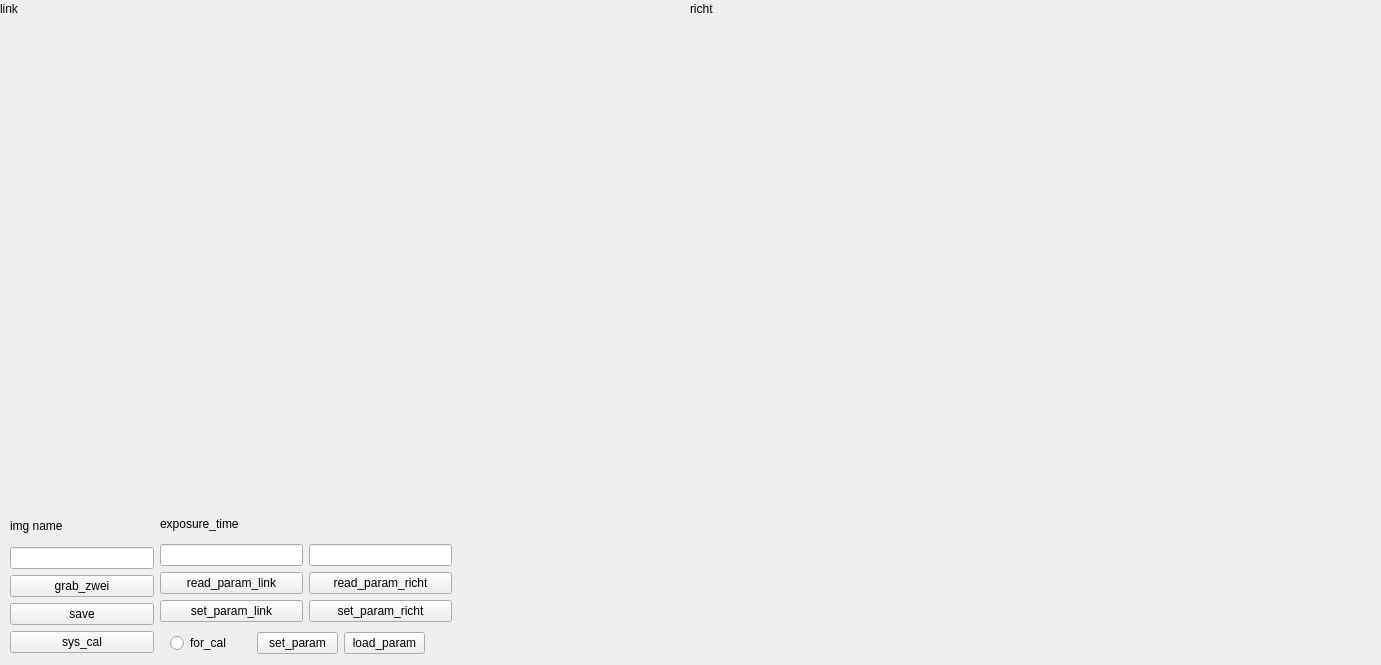
<?xml version="1.0" encoding="UTF-8"?>
<ui version="4.0">
 <class>zwei_construct_win</class>
 <widget class="QWidget" name="zwei_construct_win">
  <property name="geometry">
   <rect>
    <x>0</x>
    <y>0</y>
    <width>1381</width>
    <height>665</height>
   </rect>
  </property>
  <property name="windowTitle">
   <string>Form</string>
  </property>
  <widget class="QWidget" name="layoutWidget">
   <property name="geometry">
    <rect>
     <x>160</x>
     <y>510</y>
     <width>292</width>
     <height>112</height>
    </rect>
   </property>
   <layout class="QGridLayout" name="gridLayout">
    <item row="0" column="0">
     <widget class="QLabel" name="exposure_time">
      <property name="text">
       <string>exposure_time</string>
      </property>
     </widget>
    </item>
    <item row="1" column="0">
     <widget class="QLineEdit" name="exposure_time_link"/>
    </item>
    <item row="1" column="1">
     <widget class="QLineEdit" name="exposure_time_richt"/>
    </item>
    <item row="2" column="0">
     <widget class="QPushButton" name="read_param_link">
      <property name="text">
       <string>read_param_link</string>
      </property>
     </widget>
    </item>
    <item row="2" column="1">
     <widget class="QPushButton" name="read_param_richt">
      <property name="text">
       <string>read_param_richt</string>
      </property>
     </widget>
    </item>
    <item row="3" column="0">
     <widget class="QPushButton" name="set_param_link">
      <property name="text">
       <string>set_param_link</string>
      </property>
     </widget>
    </item>
    <item row="3" column="1">
     <widget class="QPushButton" name="set_param_richt">
      <property name="text">
       <string>set_param_richt</string>
      </property>
     </widget>
    </item>
   </layout>
  </widget>
  <widget class="QWidget" name="layoutWidget">
   <property name="geometry">
    <rect>
     <x>10</x>
     <y>510</y>
     <width>144</width>
     <height>143</height>
    </rect>
   </property>
   <layout class="QVBoxLayout" name="verticalLayout">
    <item>
     <widget class="QLabel" name="label_4">
      <property name="text">
       <string>img name</string>
      </property>
     </widget>
    </item>
    <item>
     <widget class="QLineEdit" name="img_name"/>
    </item>
    <item>
     <widget class="QPushButton" name="grab_zwei">
      <property name="text">
       <string>grab_zwei</string>
      </property>
     </widget>
    </item>
    <item>
     <widget class="QPushButton" name="save">
      <property name="text">
       <string>save</string>
      </property>
     </widget>
    </item>
    <item>
     <widget class="QPushButton" name="sys_cal">
      <property name="text">
       <string>sys_cal</string>
      </property>
     </widget>
    </item>
   </layout>
  </widget>
  <widget class="QLabel" name="link">
   <property name="geometry">
    <rect>
     <x>0</x>
     <y>0</y>
     <width>67</width>
     <height>17</height>
    </rect>
   </property>
   <property name="text">
    <string>link</string>
   </property>
  </widget>
  <widget class="QLabel" name="richt">
   <property name="geometry">
    <rect>
     <x>690</x>
     <y>0</y>
     <width>67</width>
     <height>17</height>
    </rect>
   </property>
   <property name="text">
    <string>richt</string>
   </property>
  </widget>
  <widget class="QWidget" name="layoutWidget">
   <property name="geometry">
    <rect>
     <x>170</x>
     <y>630</y>
     <width>255</width>
     <height>27</height>
    </rect>
   </property>
   <layout class="QHBoxLayout" name="horizontalLayout">
    <item>
     <widget class="QRadioButton" name="for_cal">
      <property name="text">
       <string>for_cal</string>
      </property>
     </widget>
    </item>
    <item>
     <widget class="QPushButton" name="set_param">
      <property name="text">
       <string>set_param</string>
      </property>
     </widget>
    </item>
    <item>
     <widget class="QPushButton" name="load_param">
      <property name="text">
       <string>load_param</string>
      </property>
     </widget>
    </item>
   </layout>
  </widget>
 </widget>
 <resources/>
 <connections/>
</ui>
